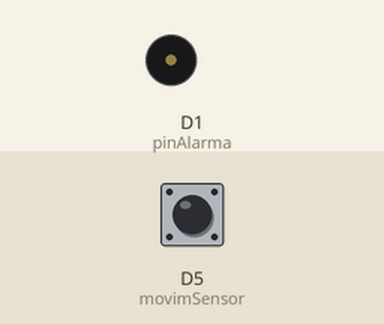
The sketch below on a simulated ESP8266 (NodeMCU). On the bench: buzzer (waves = sounding). The test bench sets the inputs (shaded band); at power-on: D5 (movimSensor) HIGH. WiFi joins after 1.5 s; servers stay silent unless stated; the local clock reads 2024-03-15 10:24:30 at power-on unless the sketch sets it; what the sketch prints to the serial monitor is not drawn.

Above: at 3.0 s.
3.1 s: D5 (movimSensor) pulsed LOW 5 times (0.12 s each, 0.3 s apart)
At 3.4 s:
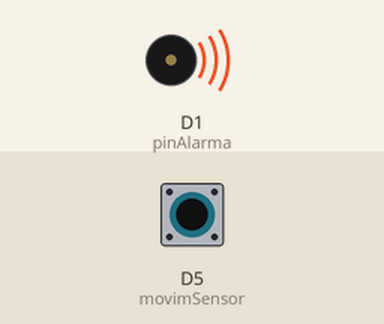
Timing chart, 0 to 3.5 s (numbered marks = the images above; inputs shaded):
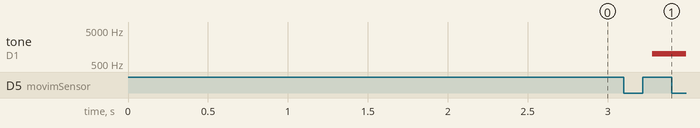

The sketch:

Detector_Movimiento.ino
```cpp
#include <ESP8266WiFi.h>
#include <WiFiClientSecure.h>
#include <UniversalTelegramBot.h>
#include <ArduinoJson.h>

//Sonido Alarma
int frecmin = 1000;
int frecmax = 4000;

// Ingresamos el SSID y Password de nuestra red WI-FI
const char* ssid = "REDMI 9C";
const char* password = "21seam24";

// iniciamos el Bot de Telegram ingresando el Token que recibimos de Botfather
#define BOTtoken "5474915855:AAEFLzEkM8qGlagUwbwlQxKV5UQ4pQMCt4c"

// Ingresamos el ID que recibimos del Chat con IDBot
#define CHAT_ID "5276235949"

X509List cert(TELEGRAM_CERTIFICATE_ROOT);
WiFiClientSecure client;
UniversalTelegramBot bot(BOTtoken, client);

const int led = D6; //pin del led
int pinAlarma = D1; // pin del parlante
int i;
const int movimSensor = D5; // Pin para el sensor de movimiento
bool motionDetected = false; // desde el principio la alarma debe estar en falso para evitar que suene al Iniciar el circuito

// si se detecta un movimiento es llamada esta parte del codigo.
ICACHE_RAM_ATTR void detectaMovimiento() {
  //Serial.println("MOTION DETECTED!!!");
  motionDetected = true;
  digitalWrite(led, 1);

  //Se activa la alarma
  for (i = frecmin; i <= frecmax; i++){
    tone(pinAlarma, i);
  }
  for (i = frecmax; i >= frecmin; i--){
    tone(pinAlarma, i);
  }
}

void setup() {
  Serial.begin(115200);
  configTime(0, 0, "pool.ntp.org");      // obtenemos la Hora UTC via NTP
  client.setTrustAnchors(&cert); // Agregamos el certificado Raiz de api.telegram.org

  // colocamos el sensor PIR en modo INPUT_PULLUP
  pinMode(movimSensor, INPUT_PULLUP);
  // establecemos el pin movimSensor como interrupcion, asignamos la interrupcion en modo RISING
  attachInterrupt(digitalPinToInterrupt(movimSensor), detectaMovimiento, RISING);

  // conexion con la red WI-FI:
  Serial.print("Connecting Wifi: ");
   Serial.println(ssid);

  WiFi.mode(WIFI_STA);
  WiFi.begin(ssid, password);

  while (WiFi.status() != WL_CONNECTED) {
    Serial.print(".");
    delay(500);
  }

  Serial.println("");
  Serial.println("WiFi connected");
  Serial.print("IP address: ");
  Serial.println(WiFi.localIP());

  bot.sendMessage(CHAT_ID, "Bot started up", "");
}

void loop() {
  if(motionDetected){
    bot.sendMessage(CHAT_ID, "Se Detecto un Movimiento, Alarma Activa!!", "");
    Serial.println("Movimiento Detectado");
    motionDetected = false;
    digitalWrite(led, 0);

    //Alarma apagada
    noTone(pinAlarma);
  }
}
```
